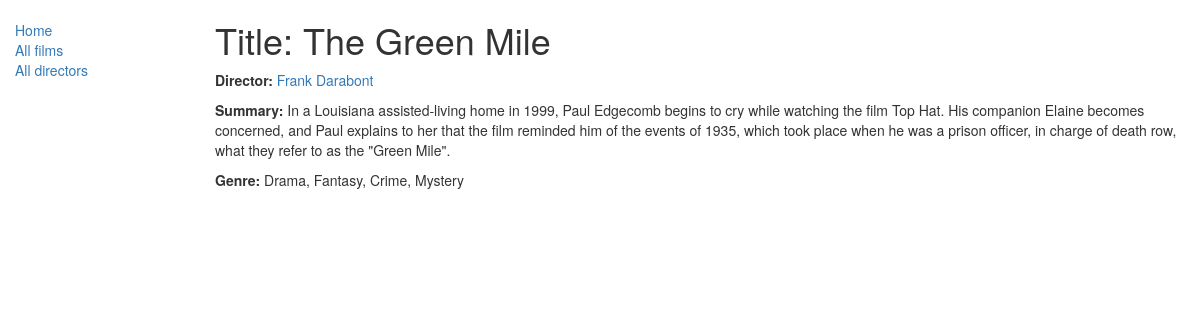
The app's page /film/3 with its own data.
### coolapp/models.py (models this page shows, shortened)
class Film(models.Model):
    title = models.CharField(max_length=200)
    director = models.ForeignKey('Director', on_delete=models.SET_NULL, null=True)
    summary = models.TextField(max_length=1000, help_text="Enter a brief description of the film")
    genre = models.ManyToManyField(Genre, help_text="Select a genre for this film")
    pub_date = models.DateTimeField('date published', auto_now_add=True)
    def display_genre(self):
        return ', '.join([genre.name for genre in self.genre.all()[:3]])
    display_genre.short_description = 'Genre'

class Director(models.Model):
    first_name = models.CharField(max_length=100)
    last_name = models.CharField(max_length=100)
    date_of_birth = models.DateField(null=True, blank=True)
    date_of_death = models.DateField('Died', null=True, blank=True)
    def __str__(self):
        return f'{self.first_name} {self.last_name}'

class Genre(models.Model):
    name = models.CharField(max_length=200)
    def __str__(self):
        return self.name

### coolapp/views.py (the view)
# urls.py: url(r'^film/(?P<pk>\d+)$', views.FilmDetailView.as_view(), name='film-detail'),
class FilmDetailView(generic.DetailView):
    model = Film

### coolapp/templates/coolapp/film_detail.html
{% extends "base_generic.html" %}
{% block content %}
  <h1>Title: {{ film.title }}</h1>
  <p><strong>Director:</strong> <a href="{% url 'director-detail' film.director.pk %}">{{ film.director }}</a></p>
  <p><strong>Summary:</strong> {{ film.summary }}</p>
  <p><strong>Genre:</strong> {% for genre in film.genre.all %} {{ genre }}{% if not forloop.last %}, {% endif %}{% endfor %}</p>
{% endblock %}

### coolapp/templates/base_generic.html (shortened to what this page needs)
<!DOCTYPE html>
<html lang="en">
<head>
  <link rel="stylesheet" href="https://maxcdn.bootstrapcdn.com/bootstrap/3.3.7/css/bootstrap.min.css">
  {% load static %}
  <link rel="stylesheet" href="{% static 'css/styles.css' %}">
</head>
<body>
  <div class="container-fluid">
    <div class="row">
      <div class="col-sm-2">
      {% block sidebar %}
      <ul class="sidebar-nav">
          <li><a href="{% url 'index' %}">Home</a></li>
          <li><a href="{% url 'films' %}">All films</a></li>
          <li><a href="{% url 'directors' %}">All directors</a></li>
      </ul>
     {% endblock %}
      </div>
      <div class="col-sm-10 ">
      {% block content %}{% endblock %}
      </div>
    </div>
  </div>
</body>
</html>

### coolapp/static/css/styles.css (style rules this page uses)
.sidebar-nav { margin-top: 20px; padding: 0; list-style: none; }

### records on screen
Film: title "The Green Mile", director "Frank Darabont", summary "In a Louisiana assisted-living home in 1999, Paul Edgecomb begins to cry while watching the film Top Hat. His companion Elaine becomes concerned, and Paul explains to her that the film reminded him of the events of 1935, which took place when he was a prison officer, in charge of death row, what they refer to as the \"Green Mile\"."
Genre: name "Drama"
Genre: name "Fantasy"
Genre: name "Crime"
Genre: name "Mystery"
